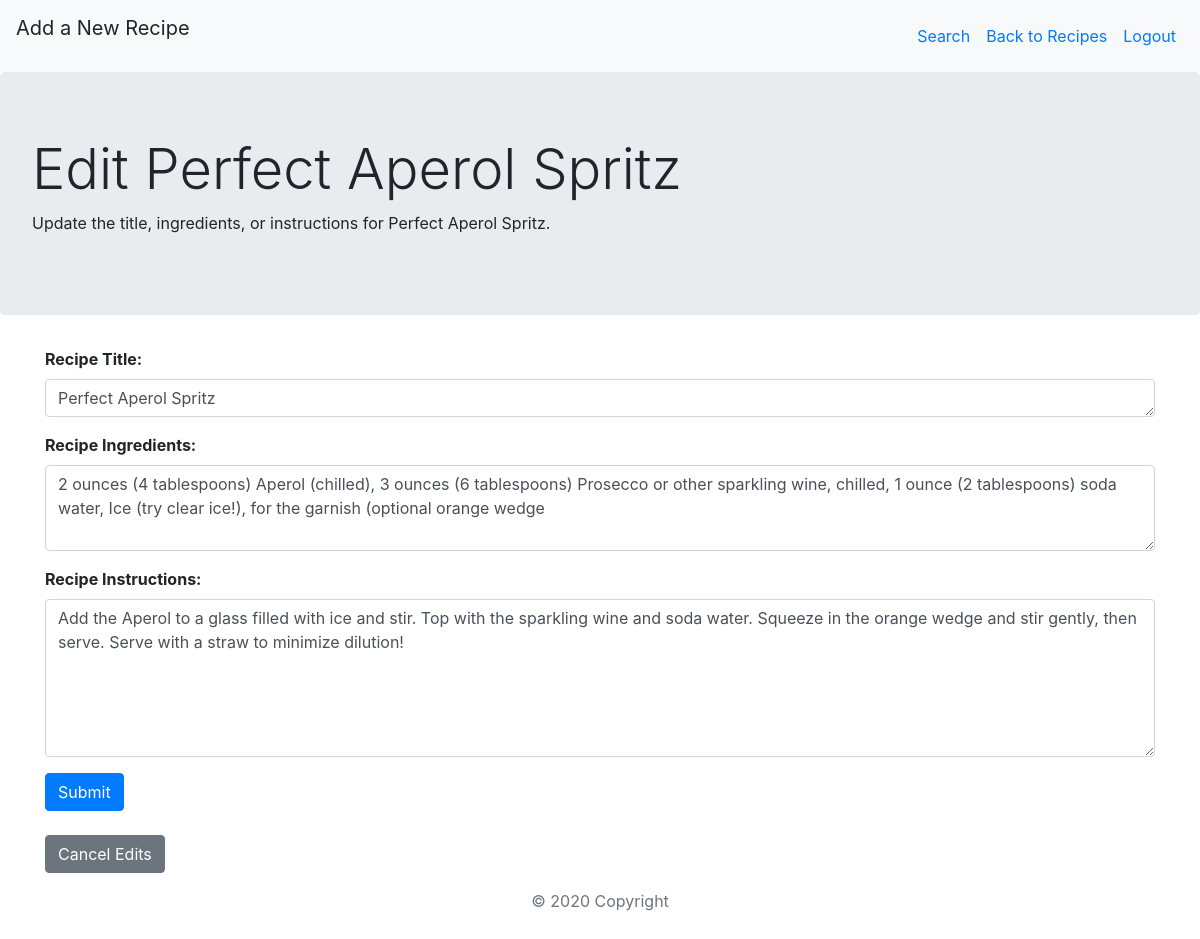
The page /edit/13 (signed in) on the database its author committed.
### recipe_app/models.py (models this page shows)
class Recipe(models.Model):
    title = models.CharField(max_length=225)
    ingredents = models.TextField()
    instructions = models.TextField()
    recipe_creator = models.ForeignKey(User, related_name="chef", on_delete = models.CASCADE)
    image = models.ImageField(upload_to='images/', blank=True, null=True)
    liked_by = models.ManyToManyField(User, related_name="liked_recipes")
    created_at = models.DateTimeField(auto_now_add=True)
    updated_at = models.DateTimeField(auto_now=True)
    objects = RecipeManager()

### recipe_app/views.py (the view)
# urls.py: path('edit/<int:id>', views.edit), #takes you to edit_recipe.html
def edit(request, id):
    if 'id' not in request.session:
        return redirect('/')
    context = {
        'recipe': Recipe.objects.get(id=id)
    }
    return render(request, 'edit_recipe.html', context)

### recipe_app/templates/edit_recipe.html (shortened to what this page needs)
<!DOCTYPE html>
<html lang="en">
    <head>
        {% load static %}
        <link rel="stylesheet" href="{% static 'main.css' %}">
        <link rel="stylesheet" href="https://stackpath.bootstrapcdn.com/bootstrap/4.5.2/css/bootstrap.min.css">
    </head>
    <body>
        <nav class="navbar navbar-expand-sm bg-light">
            <p class="navbar-brand">Add a New Recipe</p>
            <ul class="navbar-nav ml-auto">
                <li class="nav-item">
                    <a class="nav-link" href="/search"> Search </a>
                </li>
                <li class="nav-item">
                    <a class="nav-link" href="/recipe_wall"> Back to Recipes </a>
                </li>
                <li class="nav-item">
                    <a class="nav-link" href="/logout"> Logout </a>
                </li>
            </ul>
        </nav>
        <div class="jumbotron">
            <h1 class="display-4">Edit {{ recipe.title }}</h1>
            <p>Update the title, ingredients, or instructions for {{ recipe.title }}.</p>
        </div>
        <div class="container">
                <div class="row">
                    <div class="col-12">
                        <form action="/update/{{ recipe.id }}" method="POST">
                                <div class="form-group">
                                    <label><b>Recipe Title:</b></label>
                                    <textarea class="form-control" rows="1" cols="100" name="title">{{ recipe.title }}</textarea>
                                </div>
                                <div class="form-group">
                                    <label><b>Recipe Ingredients:</b></label>
                                    <textarea class="form-control" rows="3" cols="100" name="ingredents">{{ recipe.ingredents}}</textarea>
                                </div>
                                <div class="form-group">
                                    <label><b>Recipe Instructions:</b></label>
                                    <textarea class="form-control" rows="6" cols="100" name="instructions">{{ recipe.instructions }}</textarea>
                                </div>
                                <button type="submit" class="btn btn-primary">Submit</button>
                        </form>
                        <br>
                        <a href="/recipe_wall" class="btn btn-secondary">Cancel Edits</a>
                    </div>
                </div>
                <footer class="page-footer font-small text-muted">
                    <div class="footer-copyright text-center py-3">
                        <p>© 2020 Copyright</p>
                    </div>
                </footer>
        </div>
    </body>
</html>

### recipe_app/static/main.css (style rules this page uses)
nav { background-color: #e3f2fd; }

### rows shown on the page
Recipe: title "Perfect Aperol Spritz", ingredents "2 ounces (4 tablespoons) Aperol (chilled), 3 ounces (6 tablespoons) Prosecco or other sparkling wine, chilled, 1 ounce (2 tablespoons) soda water, Ice (try clear ice!), for the garnish (optional orange wedge", instructions "Add the Aperol to a glass filled with ice and stir. Top with the sparkling wine and soda water. Squeeze in the orange wedge and stir gently, then serve. Serve with a straw to minimize dilution!"
